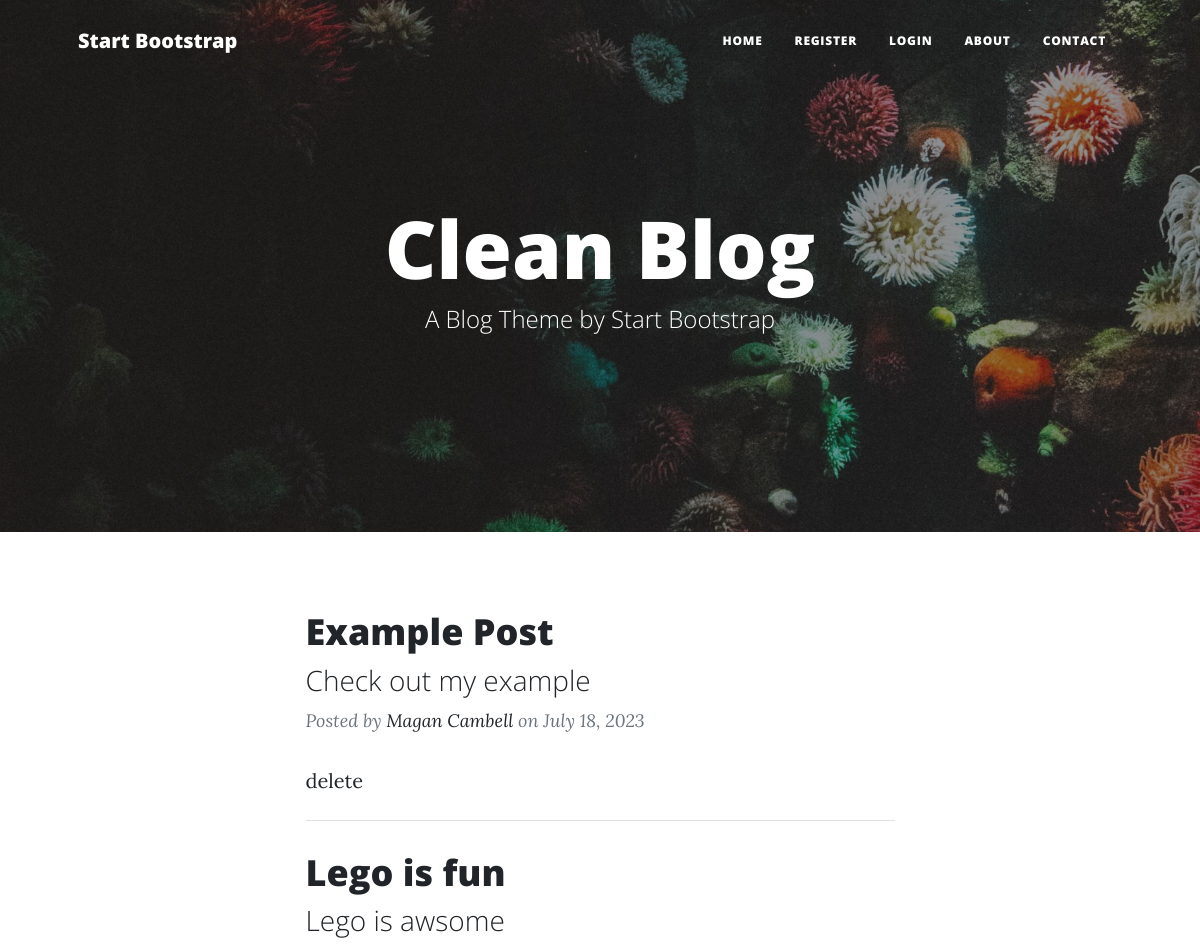
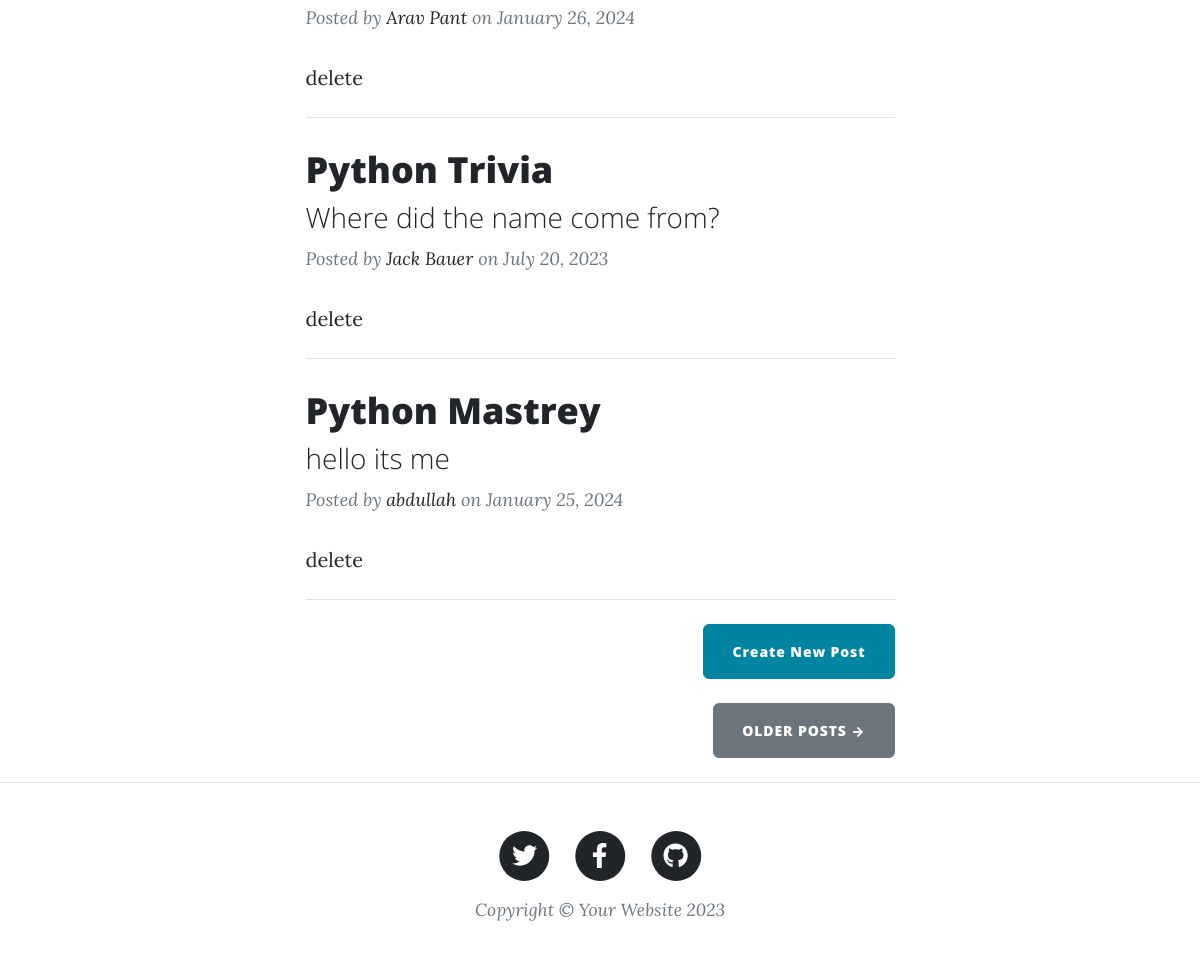
The app's page /, older data (2 pictures, top to bottom).
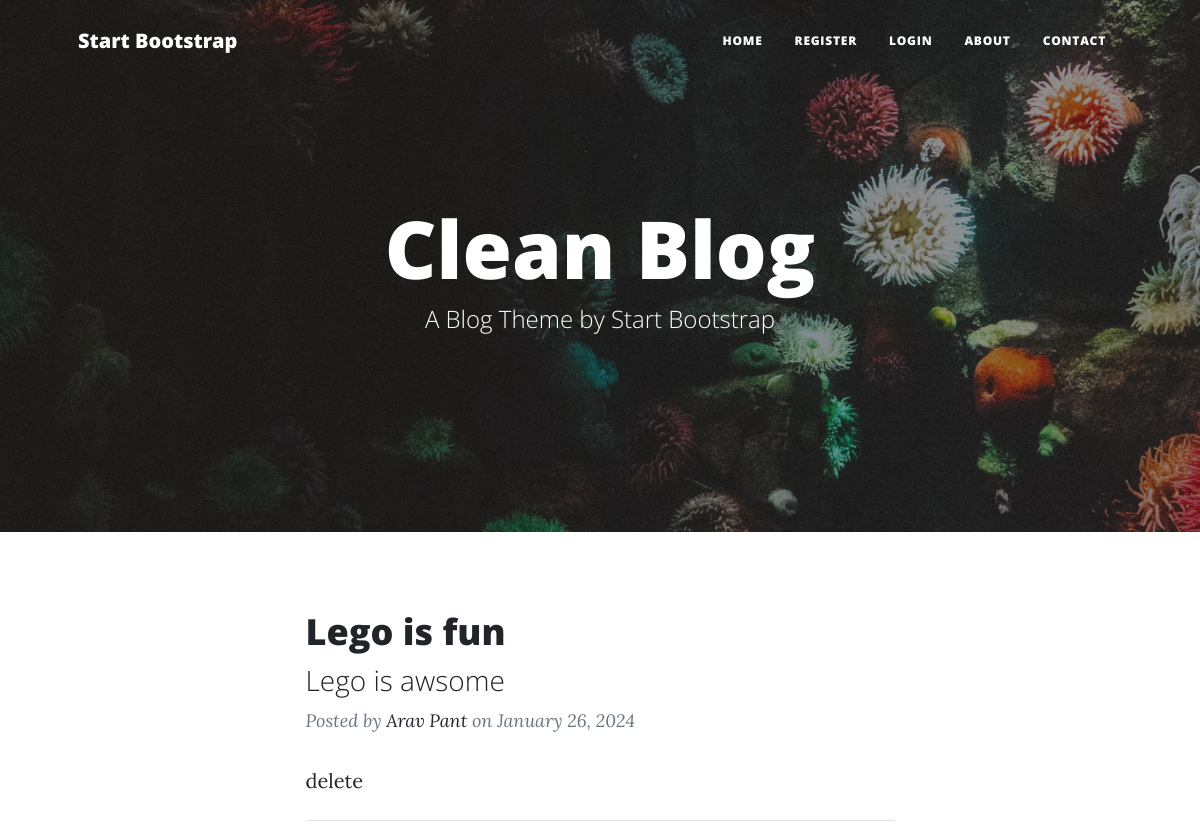
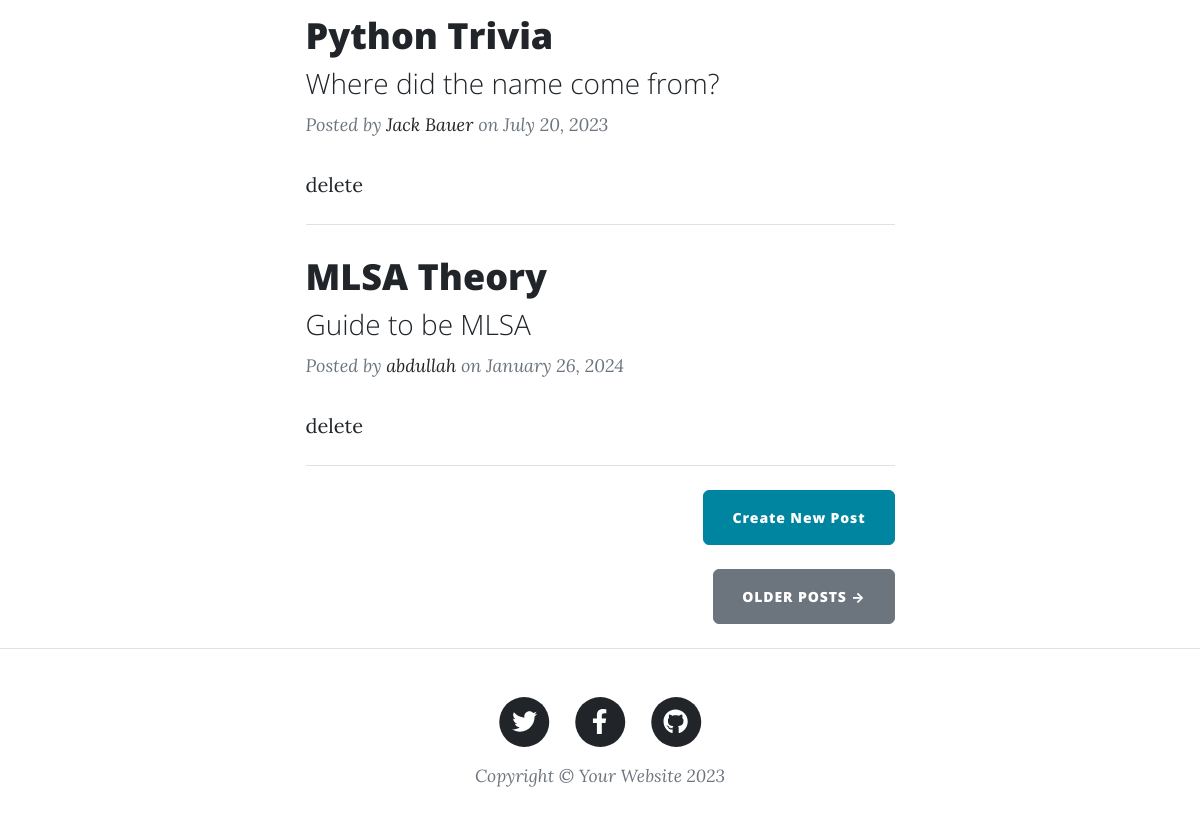
The same page, newer data (2 pictures, top to bottom).
### main.py (models this page shows)
class BlogPost(db.Model):
    id: Mapped[int] = mapped_column(Integer, primary_key=True)
    title: Mapped[str] = mapped_column(String(250), unique=True, nullable=False)
    subtitle: Mapped[str] = mapped_column(String(250), nullable=False)
    date: Mapped[str] = mapped_column(String(250), nullable=False)
    body: Mapped[str] = mapped_column(Text, nullable=False)
    author: Mapped[str] = mapped_column(String(250), nullable=False)
    img_url: Mapped[str] = mapped_column(String(250), nullable=False)

### main.py (the view)
@app.route('/')
def get_all_posts():
    all = BlogPost.query.all()
    posts = []
    for post in all:
        posts_in_dict = {"id": post.id,
                         "title": post.title,
                         "subtitle": post.subtitle,
                         "date": post.date,
                         "body": post.body,
                         "author": post.author,
                         "img_url": post.img_url}
        posts.append(posts_in_dict)
    return render_template("index.html", all_posts=posts)

### templates/index.html
{% include "header.html" %}
<header
  class="masthead"
  style="background-image: url('../static/assets/img/home-bg.jpg')"
>
  <div class="container position-relative px-4 px-lg-5">
    <div class="row gx-4 gx-lg-5 justify-content-center">
      <div class="col-md-10 col-lg-8 col-xl-7">
        <div class="site-heading">
          <h1>Clean Blog</h1>
          <span class="subheading">A Blog Theme by Start Bootstrap</span>
        </div>
      </div>
    </div>
  </div>
</header>
<div class="container px-4 px-lg-5">
  <div class="row gx-4 gx-lg-5 justify-content-center">
    <div class="col-md-10 col-lg-8 col-xl-7">
      {% for post in all_posts %}
      <div class="post-preview">
        <a href="{{ url_for('show_post', post_id=post.id) }}">
          <h2 class="post-title">{{ post.title }}</h2>
          <h3 class="post-subtitle">{{ post.subtitle }}</h3>
        </a>
        <p class="post-meta">
          Posted by
          <a href="#">{{post.author}}</a>
          on {{post.date}}
        </p>
          <a href="{{ url_for("delete_the_post",post_id=post.id) }}">delete</a>
      </div>
      <hr class="my-4" />
      {% endfor %}
      <div class="d-flex justify-content-end mb-4">
        <a
          class="btn btn-primary float-right"
          href="{{ url_for('add_new_blog_post') }}"
          >Create New Post</a>
      </div>
      <div class="d-flex justify-content-end mb-4">
        <a class="btn btn-secondary text-uppercase" href="#!">Older Posts →</a>
      </div>
    </div>
  </div>
</div>
{% include "footer.html" %}

### templates/header.html (shortened to what this page needs)
<!DOCTYPE html>
<html lang="en">
  <head>
    {% block styles %}
    {{ bootstrap.load_css() }}
    <link
      href="{{ url_for('static', filename='css/styles.css') }}"
      rel="stylesheet"
    />
    {% endblock %}
  </head>
  <body>
    <nav class="navbar navbar-expand-lg navbar-light" id="mainNav">
      <div class="container px-4 px-lg-5">
        <a class="navbar-brand" href="/">Start Bootstrap</a>
        <div class="collapse navbar-collapse" id="navbarResponsive">
          <ul class="navbar-nav ms-auto py-4 py-lg-0">
            <li class="nav-item">
              <a
                class="nav-link px-lg-3 py-3 py-lg-4"
                href="{{ url_for('get_all_posts') }}"
                >Home</a
              >
                <li class="nav-item">
              <a
                class="nav-link px-lg-3 py-3 py-lg-4"
                href="{{ url_for('add_new_user') }}"
                >Register</a>
              <li class="nav-item">
              <a
                class="nav-link px-lg-3 py-3 py-lg-4"
                href="{{ url_for('login') }}"
                >Login</a>
            </li>
            <li class="nav-item">
              <a
                class="nav-link px-lg-3 py-3 py-lg-4"
                href="{{ url_for('about') }}"
                >About</a>
            </li>
            <li class="nav-item">
              <a
                class="nav-link px-lg-3 py-3 py-lg-4"
                href="{{ url_for('contact') }}"
                >Contact</a
              >
            </li>
          </ul>
        </div>
      </div>
    </nav>

### templates/footer.html (shortened to what this page needs)
        <footer class="border-top">
          <div class="container px-4 px-lg-5">
              <div class="row gx-4 gx-lg-5 justify-content-center">
                  <div class="col-md-10 col-lg-8 col-xl-7">
                      <ul class="list-inline text-center">
                          <li class="list-inline-item">
                              <a href="#!">
                                  <span class="fa-stack fa-lg">
                                      <i class="fas fa-circle fa-stack-2x"></i>
                                      <i class="fab fa-twitter fa-stack-1x fa-inverse"></i>
                                  </span>
                              </a>
                          </li>
                          <li class="list-inline-item">
                              <a href="#!">
                                  <span class="fa-stack fa-lg">
                                      <i class="fas fa-circle fa-stack-2x"></i>
                                      <i class="fab fa-facebook-f fa-stack-1x fa-inverse"></i>
                                  </span>
                              </a>
                          </li>
                          <li class="list-inline-item">
                              <a href="#!">
                                  <span class="fa-stack fa-lg">
                                      <i class="fas fa-circle fa-stack-2x"></i>
                                      <i class="fab fa-github fa-stack-1x fa-inverse"></i>
                                  </span>
                              </a>
                          </li>
                      </ul>
                      <div class="small text-center text-muted fst-italic">Copyright &copy; Your Website 2023</div>
                  </div>
              </div>
          </div>
      </footer>
  </body>
</html>

Row changes from the older to the newer data that the page shows:
removed BlogPost: title "Example Post", subtitle "Check out my example", author "Magan Cambell", date "July 18, 2023"
changed BlogPost "abdullah": title "Python Mastrey" → "MLSA Theory"; subtitle "hello its me" → "Guide to be MLSA"; date "January 25, 2024" → "January 26, 2024"
